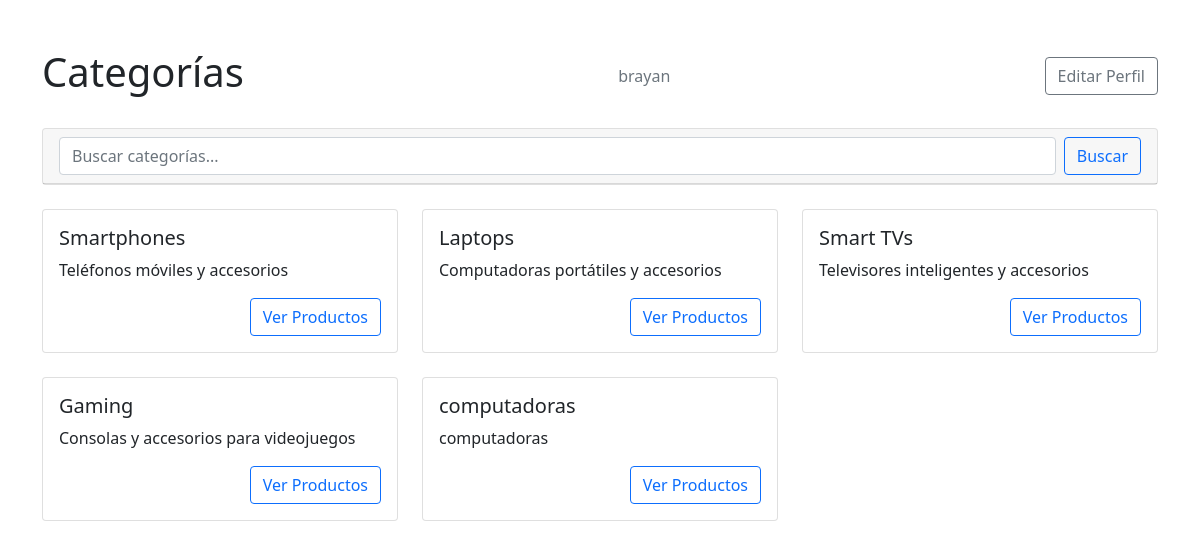
/categories/user, run on the app's committed database.
### tables this page shows
CREATE TABLE user_profiles (
                id INTEGER PRIMARY KEY AUTOINCREMENT,
                user_id INTEGER UNIQUE NOT NULL,
                display_name TEXT NOT NULL DEFAULT 'User1',
                description TEXT,
                FOREIGN KEY (user_id) REFERENCES users (id)
            );

CREATE TABLE categories (
        id INTEGER PRIMARY KEY AUTOINCREMENT,
        name TEXT NOT NULL UNIQUE,
        description TEXT
    );

### routes/category_routes.py (the view)
@category_bp.route('/categories/user', methods=['GET'])
def list_categories_user():
    try:
        conn = get_db_connection()
        categories = conn.execute('SELECT * FROM categories').fetchall()
        profile = conn.execute('''
            SELECT display_name
            FROM user_profiles
            WHERE user_id = ?
        ''', (1,)).fetchone()
        display_name = profile['display_name'] if profile else 'User1'
        return render_template('category_user.html',
                             categories=categories,
                             display_name=display_name)
    except Exception as e:
        return jsonify({"error": f"Error obteniendo categorías: {str(e)}"}), 500
    finally:
        conn.close()

### models/database.py (called while the page is built)
def get_db_connection():
    conn = sqlite3.connect(DATABASE)
    conn.row_factory = sqlite3.Row
    return conn

### templates/category_user.html (shortened to what this page needs)
<!DOCTYPE html>
<html lang="es">
<head>
    <link href="https://cdn.jsdelivr.net/npm/bootstrap@5.1.3/dist/css/bootstrap.min.css" rel="stylesheet">
</head>
<body>
    <div class="container mt-5">
        <div class="d-flex justify-content-between align-items-center mb-4">
            <h1>Categorías</h1>
            <span class="ms-3 text-muted">{{ display_name }}</span>
                <a href="/profile/edit" class="btn btn-outline-secondary ms-3">
                     Editar Perfil
                </a>
        </div>
        <div class="card mb-4">
            <div class="card-header">
                <form class="d-flex" action="/categories/search" method="GET">
                    <input class="form-control me-2" type="search" placeholder="Buscar categorías..."
                           name="name" value="{{ search_term if search_term else '' }}">
                    <button class="btn btn-outline-primary" type="submit">Buscar</button>
                </form>
            </div>
        </div>
        <div class="row">
            {% if categories %}
                {% for category in categories %}
                <div class="col-md-4 mb-4">
                    <div class="card">
                        <div class="card-body">
                            <h5 class="card-title">{{ category.name }}</h5>
                            <p class="card-text">{{ category.description or 'Sin descripción' }}</p>
                            <div class="d-flex justify-content-end">
                                <a href="/products?category={{ category.id }}" class="btn btn-outline-primary">
                                    Ver Productos
                                </a>
                            </div>
                        </div>
                    </div>
                </div>
                {% endfor %}
            {% else %}
                <div class="col-12">
                    <div class="alert alert-info">
                        No se encontraron categorías{% if search_term %} para "{{ search_term }}"{% endif %}.
                    </div>
                </div>
            {% endif %}
        </div>
    </div>
</body>
</html>

### data on the page
user_profiles: display_name "brayan"
categories: name "Smartphones", description "Teléfonos móviles y accesorios"
categories: name "Laptops", description "Computadoras portátiles y accesorios"
categories: name "Smart TVs", description "Televisores inteligentes y accesorios"
categories: name "Gaming", description "Consolas y accesorios para videojuegos"
categories: name "computadoras", description "computadoras"
